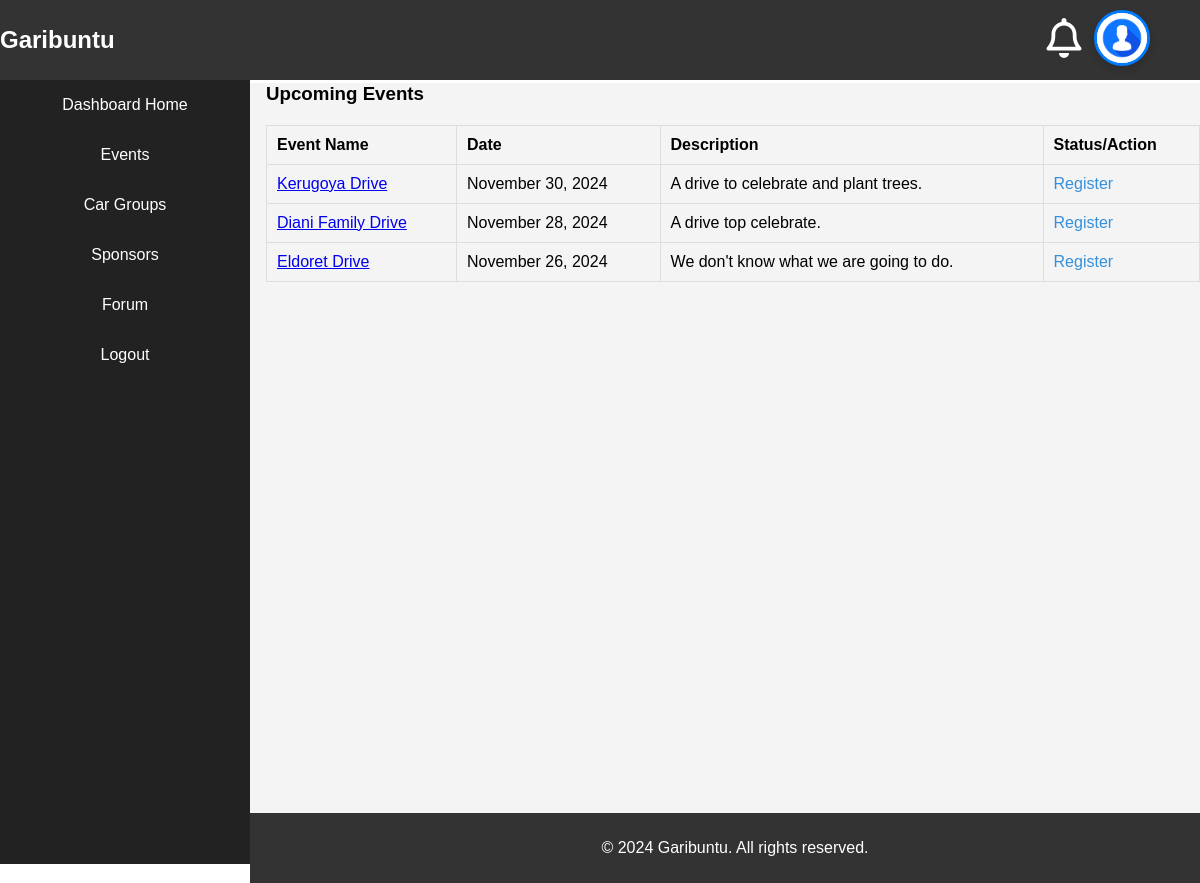
Page /even-list/ on the committed database.
### events/models.py (models this page shows, shortened)
class Event(models.Model):
    title = models.CharField(max_length=100)
    description = models.TextField()
    date = models.DateField()
    time = models.TimeField()
    location = models.CharField(max_length=255)
    registration_fee = models.DecimalField(max_digits=10, decimal_places=2)
    group = models.ForeignKey(CarGroup, on_delete=models.CASCADE, related_name='events')
    created_by = models.ForeignKey(User, on_delete=models.CASCADE, related_name='organized_events')
    attendees = models.ManyToManyField(User, through='EventRegistration', related_name='events')
    poster = models.ImageField(upload_to='event_posters/', null=True, blank=True)

### garibuntu/views.py (the view)
# urls.py: path('', views.event_list, name='event_list'),
def event_list(request):
    events = Event.objects.all()
    user = request.user
    payment_status = EventRegistration.payment_status
    return render(request, 'dash-events.html', {'events':events, 'payment_status':payment_status})

### sponsors/sponsor_login_required.py (called while the page is built)
    def __call__(self, request):
        if request.path in [reverse('sponsors:sponsor_register'), reverse('sponsors:sponsor_login')]:
            return self.get_response(request)
        if request.path.startswith('/sponsors/') and not request.session.get('sponsor_id'):
            return redirect(reverse('sponsors:sponsor_login'))
        return self.get_response(request)

### garibuntu/templates/dash-events.html (shortened to what this page needs)
{% extends 'base-dash.html' %}
{% block content %}
<div class="events-section">
    <h3>Upcoming Events</h3>
    {% if events %}
    <table class="events-table">
        <thead>
            <tr>
                <th>Event Name</th>
                <th>Date</th>
                <th>Description</th>
                <th>Status/Action</th>
            </tr>
        </thead>
        <tbody>
            {% for event in events %}
                <tr>
                    <td><a href="{% url 'garibuntu:event_detail' event.id %}">{{ event.title }}</a></td>
                    <td>{{ event.date|date:"F d, Y" }}</td>
                    <td>{{ event.description|truncatewords:15 }}</td>
                    <td>
                        {% if not is_registered %}
                        <a href="{% url 'garibuntu:event_register' event.id %}" class="register-button">Register</a>
                       {% else %}
                       <button class="btn btn-secondary" disabled>Registered</button>
                       {% endif %}
                    </td>
                </tr>
            {% endfor %}
        </tbody>
    </table>
{% else %}
    <p>No upcoming events at the moment.</p>
{% endif %}
</div>
{% endblock content %}

### garibuntu/static/css/style.css (style rules this page uses)
body { box-sizing: border-box; margin: 0; padding: 0; font-family: Arial, sans-serif; }
.events-table { width: 100%; border-collapse: collapse; margin-top: 20px; }
.events-table th, .events-table td { padding: 10px; border: 1px solid #ddd; text-align: left; }
.events-table th { background-color: #f4f4f4; font-weight: bold; }
.view-details, .register-button { color: #3490dc; text-decoration: none; }

### rows in the picture
Event: title "Kerugoya Drive", date "November 30, 2024", description "A drive to celebrate and plant trees."
Event: title "Diani Family Drive", date "November 28, 2024", description "A drive top celebrate."
Event: title "Eldoret Drive", date "November 26, 2024", description "We don't know what we are going to do."
